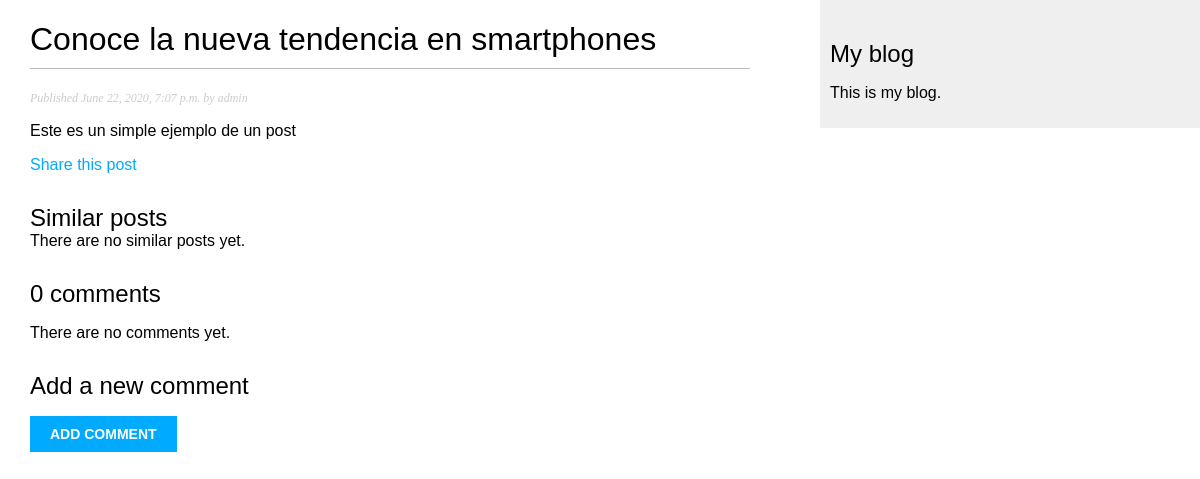
Page /blog/2020/6/22/first/ on the earlier database version.
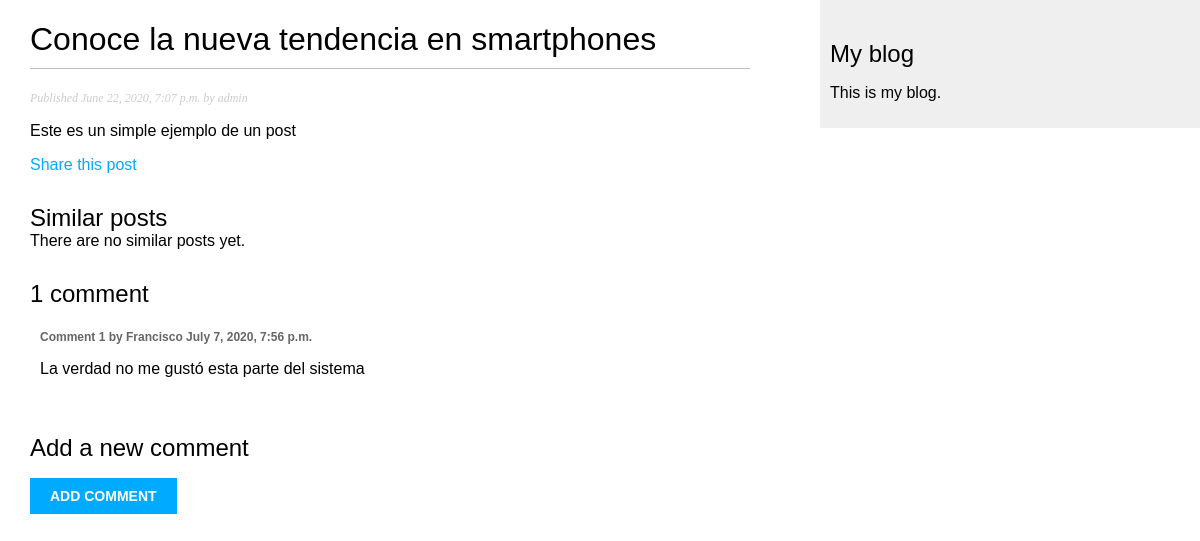
Same page on the later database version.
### blog/models.py (models this page shows, shortened)
class Comment(models.Model):
    post = models.ForeignKey(Post, on_delete=models.CASCADE, related_name='comments')
    name = models.CharField(max_length=80)
    email = models.EmailField()
    body = models.TextField()
    created = models.DateTimeField(auto_now_add=True)
    updated = models.DateTimeField(auto_now=True)
    active = models.BooleanField(default=True)
    class Meta:
        ordering = ('created',)

### blog/views.py (the view, shortened to what this page needs)
# urls.py: path('<int:year>/<int:month>/<int:day>/<slug:post>/', views.post_detail, name='post_detail'),
def post_detail(request, year, month, day, post):
    post = get_object_or_404(Post, slug=post,
                                   status='published',
                                   publish__year=year,
                                   publish__month=month,
                                   publish__day=day)
    comments = post.comments.filter(active = True)
    new_comment = None
    comment_form = None
    return render(request,
                  'blog/post/detail.html',
                  {'post': post,
                   'comments': comments,
                   'new_comment': new_comment,
                   'comment_form': comment_form} )

### blog/templates/blog/post/detail.html (shortened to what this page needs)
{% extends "blog/base.html" %}
{% block content %}
  <h1>{{ post.title }}</h1>
  <p class="date">
    Published {{ post.publish }} by {{ post.author }}
  </p>
  {{ post.body|linebreaks }}
  <p>
    <a href="{% url "blog:post_share" post.id %}">
      Share this post
    </a>
  </p>
  <h2>Similar posts</h2>
  {% for post in similar_posts %}
    <p>
      <a href="{{ post.get_absolute_url }}">{{ post.title }}</a>
    </p>
  {% empty %}
    There are no similar posts yet.
  {% endfor %}
  {% with comments.count as total_comments %}
    <h2>
      {{ total_comments }} comment{{ total_comments|pluralize }}
    </h2>
  {% endwith %}
  {% for comment in comments %}
    <div class="comment">
      <p class="info">
        Comment {{ forloop.counter }} by {{ comment.name }}
        {{ comment.created }}
      </p>
      {{ comment.body|linebreaks }}
    </div>
  {% empty %}
    <p>There are no comments yet.</p>
  {% endfor %}
  {% if new_comment %}
    <h2>Your comment has been added.</h2>
  {% else %}
    <h2>Add a new comment</h2>
    <form method="post">
      <p><input type="submit" value="Add comment"></p>
    </form>
  {% endif %}
{% endblock %}

Differences in the rows shown:
added Comment: name "Francisco", created "July 7, 2020, 7:56 p.m.", body "La verdad no me gustó esta parte del sistema"
Other differences:
{{ total_comments }}: "0" → "1"
text no longer shown: "There are no comments yet."
